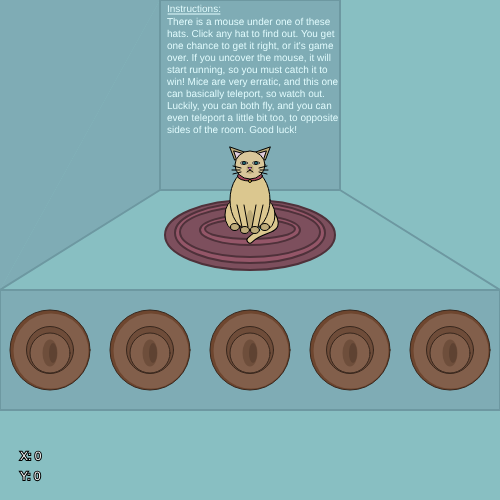
Frame 1 (no input)
Frame 60 (no input): identical to frame 1, image omitted
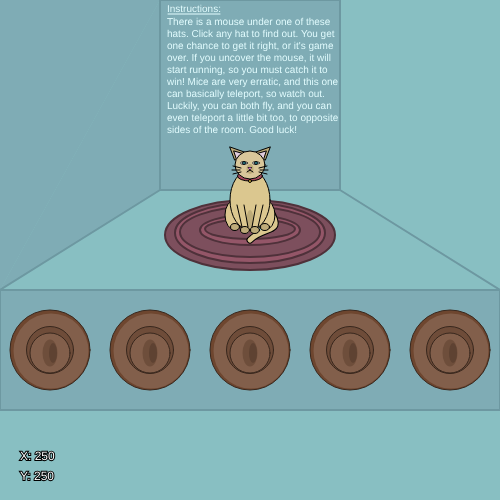
Frame 120 (the mouse pressed at the canvas centre since frame 60)

The p5.js sketch that drew these frames (run headless with seeded random() and noise() and a simulated clock; from frame 60 on, the mouse is pressed at the canvas centre):

// p5.js sketch
// ── sketch.js
//----------VARIABLES----------//

//character x and y (based on HEAD)
var x=250;
var y=165;

//Hats
var hatLocs=[50, 150, 250, 350, 450];
var hY=350;
var hDia=80;
var hatEnd=430;

//mouse(animal) x and y (based  on BODY)
var mX=hatLocs[Math.floor(Math.random() * 5)];
var mY=350;
  //mouse speed
  var mxSpeed;
  var mySpeed;

//click coordinates
var clickX;
var clickY;

//character speed
var charSpeed;

//Test to see if correct hat is picked
var hatPick=false;

// key codes
var w = 87;
var a = 65;
var s = 83;
var d = 68;

//----------SETUP----------//
function setup() 
  {
    createCanvas(500, 500);
  }
  
//----------DRAW----------//
  function draw() 
{ 
    background(136, 191, 194);
    
  //Function  calls
    backdrop();
    coordinatesText();
    character();
    createMouse();
    createHats();
    moveCharacter();
    charBoundaries();
    findMouse();
    setMouseBounds();
    gameLossSensor();
    StartChase(); 
  }
 
//----------FUNCTIONS----------//

function backdrop()
{
//Walls & floors
    fill(127, 172, 181);
    stroke(109, 152, 161);
    strokeWeight(0);
  triangle(160, 0, 160, 190, 0, 290);
  triangle(160, 0, 0, 0, 0, 290);
    fill(127, 172, 181);
    strokeWeight(2);
  line(500, 290, 340, 190);
  line(160, 190, 340, 190);
  line(0, 290, 160, 190);
    strokeWeight(2);
  rect(160, 0, 180, 190);
    stroke(109, 152, 161);
  line(160, 190, 160, 0);
  
//"Wall" of hats
    fill(127, 172, 181);
    stroke(109, 152, 161);
  rect(0, 290, width, 120);
  
//Rug
    stroke(79, 49, 58);
    fill(125, 79, 93);
  ellipse(250, 235, 170, 70);
    fill(148, 86, 104);
  ellipse(250, 233, 150, 60);
    fill(125, 79, 93);
  ellipse(250, 232, 140, 50);
    fill(148, 86, 104);
  ellipse(250, 230, 100, 30);
    fill(125, 79, 93);
  ellipse(250, 229, 90, 20);
  
//Instructions
    textAlign(LEFT);
    strokeWeight(0);
    fill(227, 253, 255);
    textSize(10);
  text("Instructions:", 167, 12);
    strokeWeight(1);
    stroke(227, 253, 255);
  line(168, 14, 220, 14);
    strokeWeight(0);
  text("There is a mouse under one of these", 167, 25);
  text("hats. Click any hat to find out. You get", 167, 37);
  text("one chance to get it right, or it's game", 167, 49);
  text("over. If you uncover the mouse, it will", 167, 61);
  text("start running, so you must catch it to", 167, 73);
  text("win! Mice are very erratic, and this one", 167, 85);
  text("can basically teleport, so watch out.", 167, 97);
  text("Luckily, you can both fly, and you can", 167, 109);
  text("even teleport a little bit too, to opposite", 167, 121);
  text("sides of the room. Good luck!", 167, 133);
}

//optional mouse coordinates
function coordinatesText()
{
  textSize(12);
  fill(255);
  strokeWeight(2);
  stroke(0);
  text("X: " + mouseX, 20, 460);
  text("Y: " + mouseY, 20, 480);
}

function character()
{ 
//tail
    fill(136, 191, 194);
    stroke(0);
    strokeWeight(7);
  bezier(x+20, y+45, x+35, y+70,  x+15, y+60, x, y+75);
    stroke(219, 199, 143);
    strokeWeight(5);
  bezier(x+20, y+45, x+35, y+70,  x+15, y+60, x, y+75);
//legs
    fill(219, 199, 143);
    stroke(0);
    strokeWeight(1);
  ellipse(x-15, y+50, 20, 30);
  ellipse(x+15, y+50, 20, 30);
//feet 
    fill(189, 171, 121);
  ellipse(x-15, y+62, 9, 7);
  ellipse(x+15, y+62, 9, 7); 
//ears
    //L
    fill(189, 171, 121);
  triangle(x-20, y-18, x, y-11, x-15, y-5);
    fill(224, 204, 221);
  triangle(x-16, y-14, x-2, y-10, x-13, y-5);
    //R
    fill(189, 171, 121);
  triangle(x+20, y-18, x, y-11, x+15, y-5);
    fill(224, 204, 221);
  triangle(x+16, y-14, x+2, y-10, x+13, y-5); 
//body  
    fill(219, 199, 143);
  ellipse(x, y+35, 40, 60);
    fill(189, 171, 121);
    strokeWeight(0);
  ellipse(x, y+55, 7, 20);
//collar
    fill(168, 73, 94);
    strokeWeight(1);
  ellipse(x, y+11, 25, 10);
    fill(230, 189, 67);
  circle(x, y+16, 3);
//HEAD*********************************
    fill(217, 199, 154);  
  ellipse(x, y, 30, 28);
    fill(189, 171, 121);
    strokeWeight(0);
  ellipse(x, y+4, 7, 10);
//eyes
    strokeWeight(0.75);
    fill(255);
  ellipse(x-6, y-2, 7, 3);
  ellipse(x+6, y-2, 7, 3);
    strokeWeight(1);
  circle(x-6, y-2, 3);
  circle(x+6, y-2, 3);
    stroke(37, 193, 217);
  circle(x-6, y-2, 1.5);
  circle(x+6, y-2, 1.5);
    stroke(0);
  line(x-6, y-3, x-6, y-1);
  line(x+6, y-3, x+6, y-1); 
//nose
  triangle(x-1.5, y+2.5, x+1.5, y+2.5, x, y+4.5);
    stroke(196, 114, 189);
    fill(196, 114, 189);
  triangle(x-1, y+3, x+1, y+3, x, y+4);
    stroke(0);
    fill(219, 199, 143);
//mouth
  line(x, y+5, x-3, y+7);
  line(x, y+5, x+3, y+7); 
//whiskers
  //L
  line(x-9, y+3, x-17, y+1);
  line(x-10, y+5, x-18, y+5);
  line(x-9, y+7, x-17, y+9);
  //R
  line(x+9, y+3, x+17, y+1);
  line(x+10, y+5, x+18, y+5);
  line(x+9, y+7, x+17, y+9);
//hands  
    fill(189, 171, 121);
  ellipse(x-5, y+65, 9, 7);
  ellipse(x+5, y+65, 9, 7);
//arms
    //L
  line(x-13, y+40, x-8, y+62);
  line(x-6, y+40, x-2, y+62);
    //R
  line(x+13, y+40, x+8, y+62);
  line(x+6, y+40, x+2, y+62);
}

function moveCharacter()
{
  if(keyIsDown(w)) 
  {
    y -= charSpeed;
  }
if(keyIsDown(a)) 
  {
    x -= charSpeed;
  }
if(keyIsDown(s)) 
  {
    y += charSpeed;
  }
if(keyIsDown(d)) 
  {
    x += charSpeed;
  } 
}

function charBoundaries()
{
  if(y > height)
    {
        y = 0;
    }
  if(y < 0)
    {
        y = height;
    }
  if(x > width)
    {
        x = 0;
    }
  if(x < 0)
    {
        x = width;
    }
}

function createMouse()
{
  //whiskers  
  line(mX+20, mY-8, mX+20, mY+7);
  line(mX+22, mY+7, mX+18, mY-8);
  line(mX+18, mY+7, mX+22, mY-8);
  //BODY*********************************
  fill(170);
    ellipse(mX, mY, 30, 18);
  //tail
  fill(136, 191, 194);
    bezier(mX-15, mY, mX-30, mY-10, mX-20, mY+10, mX-35, mY);
  //ears 
  fill(211, 203, 212);
    circle(mX+10, mY-5, 8);
    circle(mX+10, mY+5, 8);
  //nose
  fill(233, 197, 237);
    circle(mX+22, mY, 3);
  //head
  fill(170);
    ellipse(mX+15, mY, 13, 12);
  //eyes
  fill(0);
    circle(mX+17, mY-2.6, 1.5);
    circle(mX+17, mY+2.6, 1.5);
}

function createHats()
{
  for (var i=0; i<5; i++)
    {
      stroke(56, 39, 29);
      strokeWeight(1);
      fill(110, 70, 47);
  circle(hatLocs[i], hY, hDia);
      fill(130, 95, 75);
      strokeWeight(0);
  circle(hatLocs[i]+1, hY+1, 75);
      strokeWeight(1);
      fill(110, 76, 57);
  circle(hatLocs[i], hY, 47);
      fill(130, 95, 75);
  circle(hatLocs[i], hY+3, 40); 
      strokeWeight(0);
      fill(110, 78, 59);
  ellipse(hatLocs[i], hY+3, 15, 27);
      fill(94, 66, 50);
  ellipse(hatLocs[i]+3, hY+3, 8, 20);
      strokeWeight(1);
    }
}

function mousePressed()
{
    clickX = mouseX;
    clickY = mouseY;
  }

function findMouse()
{
//IF RIGHT HAT IS PICKED(IF YOU CLICK WITHIN MOUSE RADIUS)---------
    if (clickX > (mX-hDia/2) && clickX < (mX+hDia/2) && clickY > (mY-hDia/2) && clickY < (mY+hDia/2) && hatPick===false)
      {   
        hatPick=true;
      }    
    
//IF WRONG HAT IS PICKED-------------------------------------------
    else if (clickX< (mX-hDia/2) && clickY> (hY-hDia/2) && clickY< (hY+hDia/2) && hatPick===false|| clickX> (mX+hDia/2) && clickY> (hY-hDia/2) && clickY< (hY+hDia/2) && hatPick===false)
      {
        hY = hatEnd;
        hatPick=false;
      }
  }

function gameLossSensor()
{
  if (hY==hatEnd && hatPick===false)
    {
      textAlign(CENTER); 
      textSize(70);
        strokeWeight(3);
        stroke(0);
        fill(227, 253, 255);
      text('You Lost!', width/2, height/2+45);
        textSize(30);
      text('Refresh the page to try again.', width/2, height/2+80) 
        strokeWeight(5);
        stroke(176, 5, 5);
        line(clickX-10, 350, clickX+10, 370);
        line(clickX-10, 370, clickX+10, 350);
        strokeWeight(1);
        stroke(0);
    }
}

function StartChase()
{
  if (hatPick===true && hY==350)
    {
      mouseRuns();
    }
  else if (hatPick===true)
    {
      textAlign(CENTER); 
      textSize(30);
        strokeWeight(3);
        stroke(0);
        fill(227, 253, 255);
      text("Nice try! This mouse won't budge.", width/2, height/2+45);
      text("Try refreshing the page instead.", width/2, height/2+80)
      noLoop();
    }
}

function mouseRuns()
{
  if (mX>(x-20) && mX<(x+20) && mY>(y-10) && mY<(y+60))
    {      
      mxSpeed=0;
      mySpeed=0;
      charSpeed=0;
      
      textAlign(CENTER); 
      textSize(70);
      strokeWeight(3);
      stroke(0);
      fill(227, 253, 255);
      text('You Win!', width/2, height/2+55);
      noLoop();
    }
  else
    {
      mxSpeed=Math.floor(Math.random() * 12) + 1;
      mySpeed=Math.floor(Math.random() * 3) + 1;
      charSpeed=Math.floor(Math.random() * 5) + 1;
      mX += mxSpeed;
      mY -= mySpeed;
    }
}

function setMouseBounds()
{
    if(mX > width)
      {
        mX = 0;        
      }
    if(mX < 0)
      {
        mX = width;
      }
    if (mY > height)
      {
        mY = 0;
      }
    if (mY > height-360 && mY < height-210)
      {
        mY = height-360;
      }
    if (mY < 0)
      {
        mY = height;
      }
}
// ── main.html
<html>
  <head>
    <title>
      Final Project
    </title>
    <script src="p5.js"></script>
    <script src="sketch.js"></script>
  </head>
  <body>
  </body>
</html>
